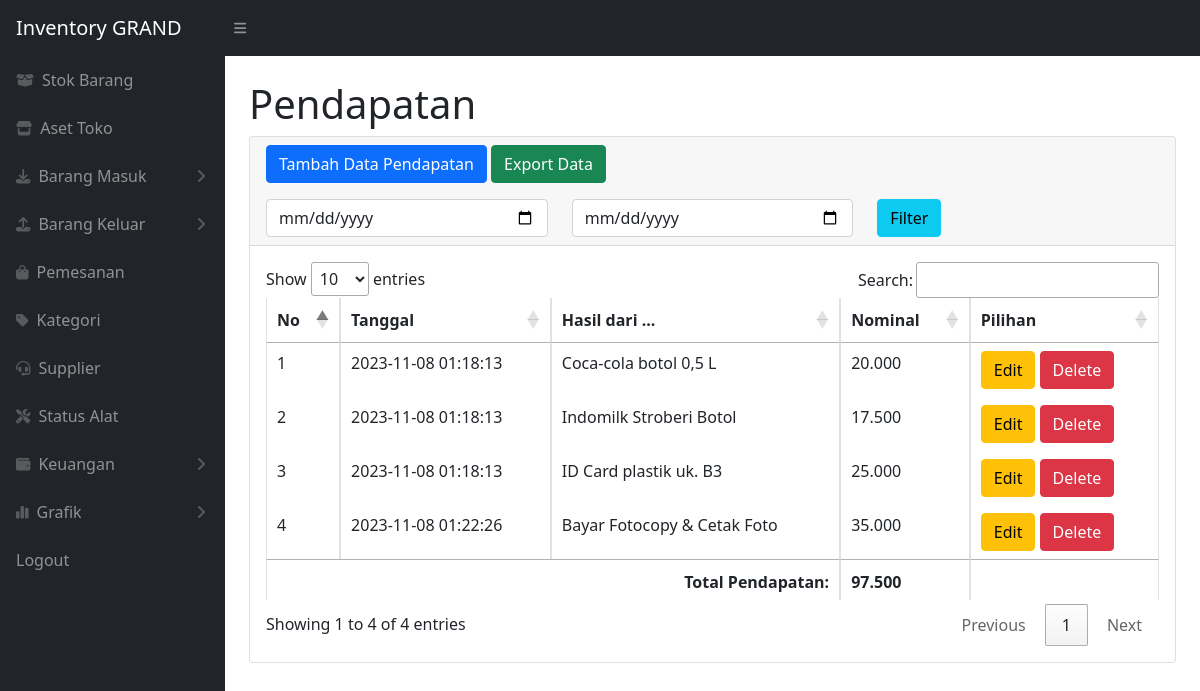
Screenshot of /pemasukan.php (signed in) with the database file from the repository.
### tables this page shows
CREATE TABLE `pemasukan` (
  `idpemasukan` int(11) NOT NULL,
  `tanggal` timestamp NOT NULL DEFAULT current_timestamp() ON UPDATE current_timestamp(),
  `namabarang` varchar(200) NOT NULL,
  `harga` decimal(10,0) NOT NULL
);

### pemasukan.php (the view, shortened to what this page needs)
<?php
require 'function.php';
?>
<!DOCTYPE html>
<html lang="en">
<head>
    <link href="https://cdn.datatables.net/1.13.2/css/jquery.dataTables.min.css" rel="stylesheet" />
    <link href="css/styles.css" rel="stylesheet" />
</head>
<body class="sb-nav-fixed">
    <?php include "components/nav.php" ?>
    <div id="layoutSidenav">
        <?php include "components/sidebar.php" ?>
        <div id="layoutSidenav_content">
            <main>
                <div class="container-fluid px-4">
                    <h1 class="mt-4">Pendapatan</h1>
                    <div class="card mb-4">
                        <div class="card-header">
                            <button type="button" class="btn btn-primary" data-bs-toggle="modal" data-bs-target="#myModal">
                                Tambah Data Pendapatan
                            </button>
                            <a href="exportpemasukan.php" class="btn btn-success">Export Data</a>
                            <br>
                            <form method="post" class="mt-3">
                                <div class="row">
                                    <div class="col">
                                        <input type="date" name="tgl_mulai" class="form-control">
                                    </div>
                                    <div class="col">
                                        <input type="date" name="tgl_selesai" class="form-control">
                                    </div>
                                    <div class="col">
                                        <button type="submit" name="filter_tgl" class="btn btn-info">Filter</button>
                                    </div>
                                </div>
                            </form>
                        </div>
                        <div class="card-body">
                            <div class="table-responsive">
                                <table class="table table-bordered" id="dataTable" width="100%" cellspacing="0">
                                    <thead>
                                        <tr>
                                            <th>No</th>
                                            <th>Tanggal</th>
                                            <th>Hasil dari ...</th>
                                            <th>Nominal</th>
                                            <th>Pilihan</th>
                                        </tr>
                                    </thead>
                                    <tbody>
                                        <?php
                                        $ambilsemuadatapemasukan = mysqli_query($conn, "select * from pemasukan");
                                        $i = 1;
                                        $totalharga = 0;
                                        while ($data = mysqli_fetch_array($ambilsemuadatapemasukan)) {
                                            $idp = $data['idpemasukan'];
                                            $tanggal = $data['tanggal'];
                                            $namabarang = $data['namabarang'];
                                            $harga = $data['harga'];
                                            $format_harga = number_format($harga, 0, ',', '.');
                                            $totalharga += $harga;
                                        ?>
                                            <tr>
                                                <td><?= $i++; ?></td>
                                                <td><?= $tanggal; ?></td>
                                                <td><?= $namabarang; ?></td>
                                                <td><?= $format_harga; ?></td>
                                                <td>
                                                    <button type="button" class="btn btn-warning" data-bs-toggle="modal" data-bs-target="#edit<?= $idp; ?>">
                                                        Edit
                                                    </button>
                                                    <button type="button" class="btn btn-danger" data-bs-toggle="modal" data-bs-target="#delete<?= $idp; ?>">
                                                        Delete
                                                    </button>
                                                </td>
                                            </tr>
                            </div>
                        </div>
                    <?php
                                        };
                    ?>
                    <tfoot>
                        <tr>
                            <td colspan="3" class="text-end"><strong>Total Pendapatan:</strong></td>
                            <td><strong><?= number_format($totalharga, 0, ',', '.'); ?></strong></td>
                            <td></td>
                        </tr>
                    </tfoot>
</body>
</html>

### rows the page displays
pemasukan: tanggal "2023-11-08 01:18:13", namabarang "Coca-cola botol 0,5 L", harga "20.000"
pemasukan: tanggal "2023-11-08 01:18:13", namabarang "Indomilk Stroberi Botol", harga "17.500"
pemasukan: tanggal "2023-11-08 01:18:13", namabarang "ID Card plastik uk. B3", harga "25.000"
pemasukan: tanggal "2023-11-08 01:22:26", namabarang "Bayar Fotocopy & Cetak Foto", harga "35.000"

### other values shown
$totalharga "97.500"
